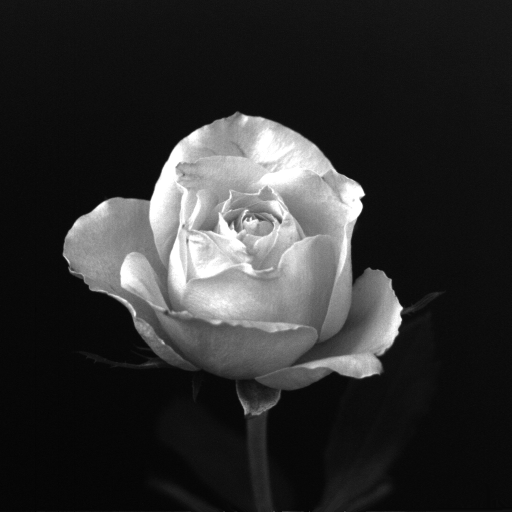
#> input picture 08 Convolution theorem/Rose-BMP.bmp, 1024 x 1024 px (shown at 1/2 size)
$ python convolution_theorem.py
#> lines starting #> are read from the running program, lines starting #| are printed output that depends on the picture; after the words box and inside, x2 and y2 are one past the last pixel; in counts of white or black regions, pixels touching at a corner belong together
"""
Comparison between Spatial and Frequency Domain Filtering

Conduct the comparison between Spatial and Frequency Domain Filtering about the attached Rose image i
via experiments of following procedure.
h(x,y) below is the Sobel mask for horizontal edge detection.

1) Conduct the Fourier Transform about the image i. Let its result be I(u,v).
2) Conduct Fourier transform about the Sobel mask h(x,y). Let the result be H(u,v).
3) Conduct the element-wise multiplication between I(u,v) and H(u,v). Let its result be I’(u,v).
      I’(u,v)=I(u,v)H(u,v)
   Then, show the I’(u,v) in an image.
4) Conduct the inverse Fourier Transform of I’(u,v). Let its result be i’(x,y).
   Then, show the image  i’(x,y).
5) Conduct a mask processing of  h(x,y) on the Spatial domain about the original image i.
   Let the resultant image be i’’(x,y).
   And, make a comparison between the above two images, i’(x,y) and i’’(x,y).

                     h(x,y) =
                            1    2    1
                            0    0    0
                           -1   -2   -1
"""

from PIL import Image
import numpy as np
import matplotlib.pyplot as plt

# read image
img = Image.open('Rose-BMP.bmp').convert('L')
#> img is the input picture: PIL image 1024x1024 L; min 0, max 255, mean 46.8
i = np.array(img)

# make a odd shape image
if i.shape[0]%2 == 0:
    i = i[:i.shape[0]-1,:]
if i.shape[1]%2 == 0:
    i = i[:,:i.shape[1]-1]
#> i: shape (1023, 1023)

plt.imshow(i, cmap='gray')
plt.show()

#%% fft

I = np.fft.fft2(i)
I_s = np.fft.fftshift(I)

plt.imshow(np.log(np.abs(I_s)+1), cmap='gray')
plt.show()
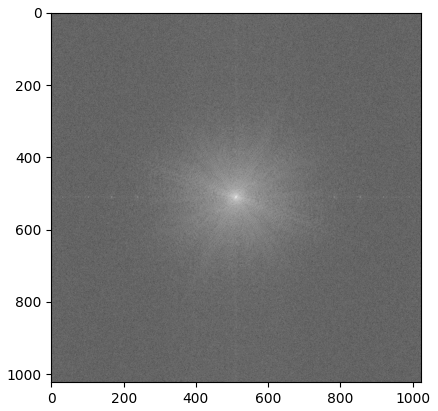
#> figure drawn by matplotlib, 1 panel

#%% sobel

h = np.array([[ 1, 2, 1],
              [ 0, 0, 0],
              [-1,-2,-1]])

def fft_filter(h, filter_size=1023, crop_size=1023):

    if crop_size >= filter_size:
        filter_size = crop_size

    p = int((filter_size-h.shape[0])/2)
    h_p = np.pad(h, ((p,p),(p,p)), 'constant', constant_values=0)

    H = np.fft.fft2(h_p)

    if crop_size >= filter_size:
        return H
    else:
        start = int((filter_size-crop_size)/2)
        last = int(start+crop_size)

        return H[start:last,start:last]

H = fft_filter(h, filter_size=1023, crop_size=1023)
H_s = np.fft.fftshift(H)

plt.imshow(np.log(np.abs(H_s)+1), cmap='gray')
plt.show()
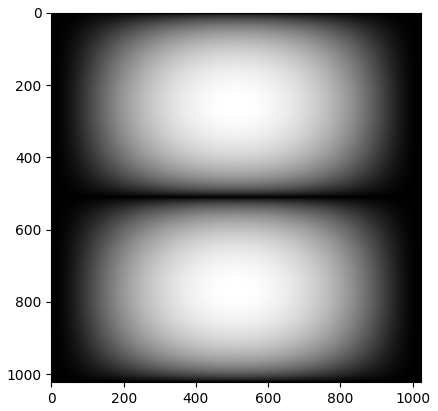
#> figure drawn by matplotlib, 1 panel

#%% element-wise multiplication

I_prime = I_s*np.log(np.abs(H_s)+1)

plt.imshow(np.log(abs(I_prime)+1), cmap='gray')
plt.show()
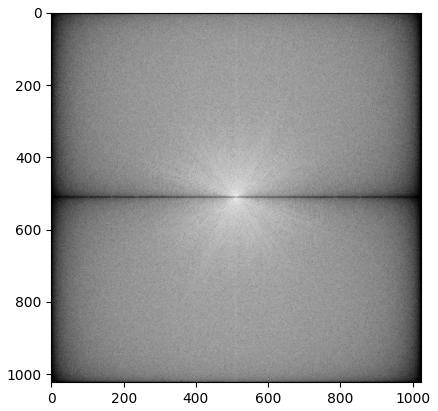
#> figure drawn by matplotlib, 1 panel

#%% inverse FFT

i_prime = np.fft.ifftshift(I_prime)
i_prime = np.fft.ifft2(i_prime)
i_prime[i_prime>255] = 255

plt.imshow(np.abs(i_prime), cmap='gray')
plt.show()
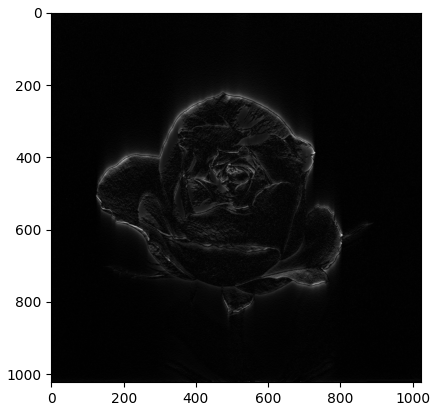
#> figure drawn by matplotlib, 1 panel

#%% Spatail domain filtering

def conv(img, i_filter, stride):

#> called with i_filter = array of shape (3, 3), stride = 1
    result_shape = tuple( np.int64(
        (np.array(img.shape)-np.array(i_filter.shape))/stride+1
        ) )
#> result_shape = (1021, 1021)

    result = np.zeros(result_shape)

    for h in range(0, result_shape[0], stride):
        for w in range(0, result_shape[1], stride):
            tmp = img[h:h+i_filter.shape[0],w:w+i_filter.shape[1]]*i_filter
            result[h,w] = np.abs(np.sum(tmp))
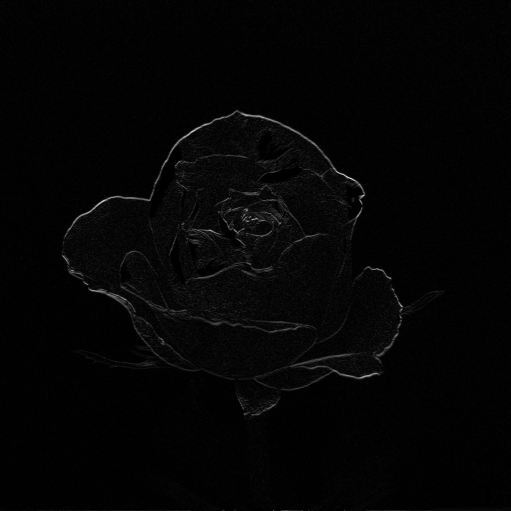
#> result: shape (1021, 1021) float64 (shown at 1/2 size); min 0, max 641, mean 12.1; drawn with min black and max white

    result[result>255] = 255
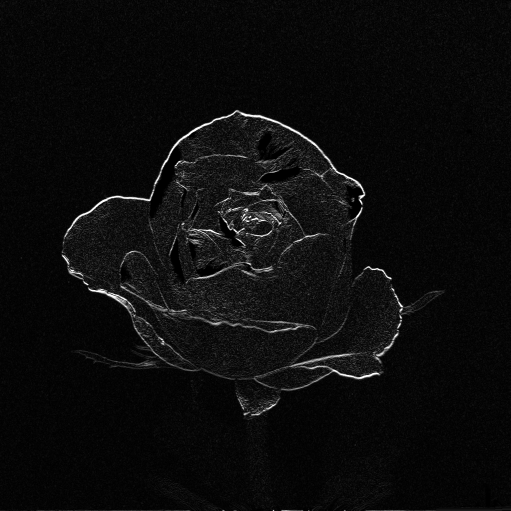
#> result: shape (1021, 1021) float64 (shown at 1/2 size); 0.21% of pixels changed, all inside (x1, y1, x2, y2) = (125, 224, 805, 816)

    return result

result = conv(i, h, stride=1)

plt.imshow(result, cmap='gray')
plt.show()
